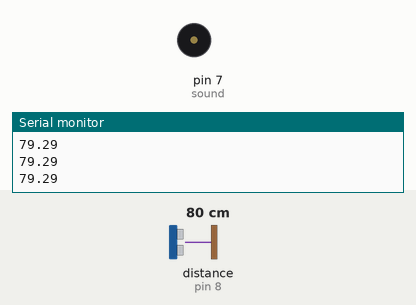
Recording of a sketch running on a simulated Arduino Uno, built with avr-gcc and run on an emulated ATmega328P. Parts: buzzer (waves = sounding), the last lines printed to the serial monitor. Inputs (shaded band) come from the test bench; at power-on: distance to the obstacle (sensor on pin 8) 80 cm. The echo pulse lasts 58.3 µs per cm.

Above: at 1.2 s.
1.3 s: distance to the obstacle (sensor on pin 8) set to 46 cm
2.8 s: distance to the obstacle (sensor on pin 8) set to 37 cm
At 3.8 s:
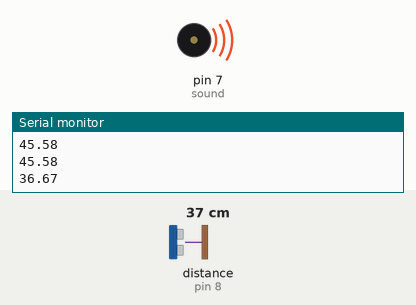
7.7 s: distance to the obstacle (sensor on pin 8) set to 35 cm
Timing chart, 0 to 11.7 s (numbered marks = the images above; inputs shaded):
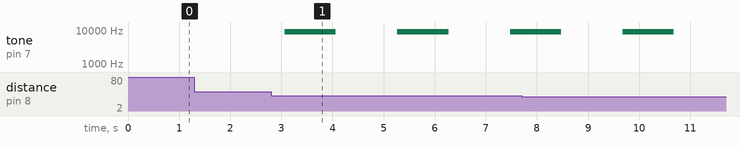

The sketch:

80.ino
```cpp
double  t;
int trig=9;
int ech=8;
double dis;
int sound=7;

void setup() {
  Serial.begin(9600);
  pinMode(trig,OUTPUT);
  pinMode(ech,INPUT);
  pinMode(sound,OUTPUT);
}

void loop() {

  digitalWrite(trig,0);
   delayMicroseconds(1);
   digitalWrite(trig,1);
   delayMicroseconds(10);
   digitalWrite(trig,0);
    t=pulseIn(ech,HIGH);
    dis=0.017*t;
    Serial.println(dis);
    delay(200);
    if(dis<8 && dis>0)
    {
      tone(sound,9000,150);
      digitalWrite(13,1);
      delay(200);
      digitalWrite(13,0);
      }
  if(dis<15 && dis>8)
    {
      tone(sound,9000,350);
      digitalWrite(13,1);
      delay(500);
      digitalWrite(13,0);
      }

  if(dis<25 && dis>15)
    {

      tone(sound,9000,750);
      digitalWrite(13,1);
      delay(1000);
      digitalWrite(13,0);
      }

     if(dis<40 && dis>25)
    {
      tone(sound,9000,1000);
      digitalWrite(13,1);
      delay(2000);
      digitalWrite(13,0);
      }


}
```

Measured:
- the behaviour switches between 41 and 40 cm on distance to the obstacle (sensor on pin 8) (found by bisection; images 0 and 1)
- after the input at 2.8 s, tone on pin 7 (sound): alternates 9000 Hz for 1.0 s and silent for 1.2 s, starting after 0.27 s
